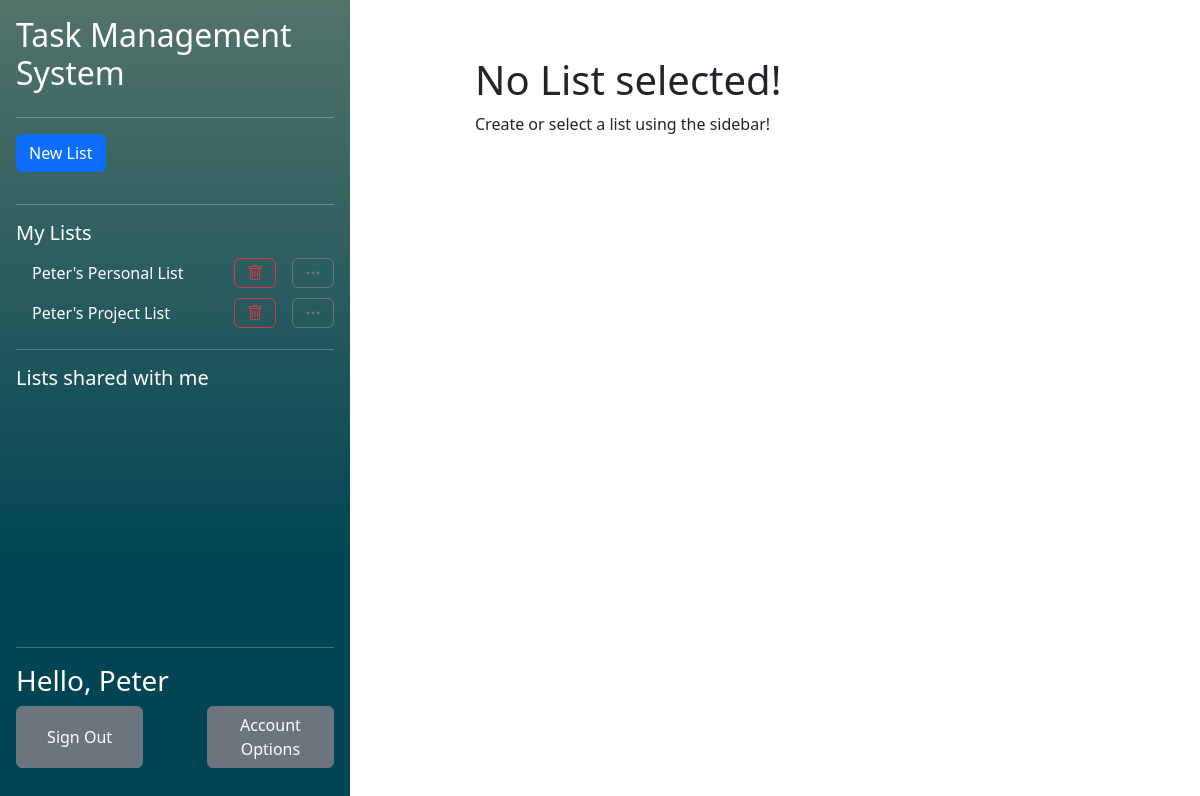
Screenshot of /php/index.php (signed in) with the database file from the repository.
### tables this page shows
CREATE TABLE "UserLists" (
	"user_id"	TEXT,
	"list_id"	TEXT,
	"collaborator"	INTEGER,
	"observer"	INTEGER,
	PRIMARY KEY("user_id","list_id"),
	FOREIGN KEY("user_id") REFERENCES "Users"("user_id") ON DELETE CASCADE ON UPDATE CASCADE,
	FOREIGN KEY("list_id") REFERENCES "Lists"("list_id") ON DELETE CASCADE ON UPDATE CASCADE
);

CREATE TABLE "Lists"
(
    list_id        INTEGER not null
        primary key autoincrement,
    list_name      TEXT    not null,
    list_completed REAL    not null
);

CREATE TABLE "Users" (
	"user_id"	INTEGER NOT NULL,
	"user_name"	TEXT NOT NULL UNIQUE,
	"email"	TEXT NOT NULL,
	"password_hash"	TEXT NOT NULL,
	"first_name"	TEXT NOT NULL,
	"last_name"	TEXT NOT NULL,
	PRIMARY KEY("user_id")
);

### php/functions/DatabaseFunctions.php (called while the page is built, shortened)
<?php
function getUIDFromCreds(){
    $db = new SQLite3("../db/database.db");
    $SQL = "SELECT user_id FROM Users WHERE password_hash = :creds";
    $stmt = $db->prepare($SQL);
    $stmt->bindValue(":creds", $_SESSION['credentials'], SQLITE3_TEXT);
    $result = $stmt->execute();
    while($row = $result->fetchArray()){
        $resultArray [] = $row;
    }
    return $resultArray[0]['user_id'];
}
function getOwnedListsForCurrentUser(){
    $uid = getUIDFromCreds();
    $db = new SQLite3("../db/database.db");
    $SQL = "SELECT list_id FROM  UserLists WHERE user_id = :uid AND collaborator = 0 AND observer = 0";
    $stmt = $db->prepare($SQL);
    $stmt->bindValue(":uid", $uid, SQLITE3_TEXT);
    $result = $stmt->execute();
    while($row = $result->fetchArray()){
        $resultArray [] = $row;
    }
    return $resultArray;
}
function getListNameFromID($listID){
    $db = new SQLite3("../db/database.db");
    $SQL = "SELECT list_name FROM Lists WHERE list_id = :lid";
    $stmt = $db->prepare($SQL);
    $stmt->bindValue(":lid", $listID, SQLITE3_TEXT);
    $result = $stmt->execute();
    while($row = $result->fetchArray()){
        $resultArray [] = $row;
    }
    if (!isset($resultArray)){
        return [[]];
    }
    return $resultArray;
}
function getFirstName(){
    $userid = getUIDFromCreds();
    $db = new SQLite3("../db/database.db");
    $SQL = "SELECT first_name FROM Users WHERE user_id = :userid";
    $stmt = $db->prepare($SQL);
    $stmt->bindValue(":userid", $userid, SQLITE3_TEXT);
    $result = $stmt->execute();
    while($row = $result->fetchArray()){
        $resultArray [] = $row;
    }
    return $resultArray[0]['first_name'];
}
?>

### php/components/ListList.php (the view, shortened to what this page needs)
<?php $ListIDInURL = isset($_GET['listid']) ? $_GET['listid'] : false;?>
<ul class="nav nav-pills flex-column mb-auto overflow-y-auto">
    <li class="hstack gap-3 pb-3">
        <button class="btn btn-primary"  data-bs-toggle="modal" data-bs-target="#NewListModal">New List</button>
    </li>
    <hr/>
    <h5>My Lists</h5>
    <?php
        foreach (getOwnedListsForCurrentUser() as $listID):
            if($listID[0] == $ListIDInURL):?>
                <li class="hstack gap-3 nav-link active text-white">
                    <div class="">
                        <?php echo getListNameFromID($listID[0])[0][0]?>
                    </div>
                    <button class="btn btn-danger ms-auto" onclick="location.href='listAction.php?action=delete&listid=<?php echo $ListIDInURL?>'"><i class="bi bi-trash"></i></button>
                    <button class="btn btn-secondary"  onclick="location.href='modifyList.php?listid=<?php echo $ListIDInURL?>'"><i class="bi bi-three-dots"></i></button>
                </li>
            <?php else:?>
                <li class="hstack gap-3">
                    <div class="nav-link text-white">
                        <a class="navbarList" href="<?php echo "index.php?listid=$listID[0]"?>">
                            <?php echo getListNameFromID($listID[0])[0][0]?>
                        </a>
                    </div>
                    <button class="btn btn-outline-danger ms-auto" onclick="location.href='listAction.php?action=delete&listid=<?php echo $ListIDInURL?>'"><i class="bi bi-trash"></i></button>
                    <button class="btn btn-outline-secondary" onclick="location.href='modifyList.php?listid=<?php echo $ListIDInURL?>'"><i class="bi bi-three-dots"></i></button>
                </li>
            <?php endif;?>
    <?php endforeach;?>
    <hr/>
    <h5>Lists shared with me</h5>
</ul>

### php/index.php (shortened to what this page needs)
<?php
    require ('functions/DatabaseFunctions.php');
    $name = getFirstName();
?>
<?php require "../css/css.php"?>
<?php require "components/pagetop.php"?>
<main class="d-flex flex-nowrap h-100">
    <div class="d-flex flex-column flex-shrink-0 p-3 background align-items-stretch h-100" style="width: 350px">
        <h2>Task Management System</h2>
        <hr/>
        <?php require 'components/ListList.php'?>
        <div class="mt-auto">
            <hr/>
            <h3>Hello, <?php echo $name?></h3>
            <form class="d-flex flex-row mb-3 justify-content-between" method="post" action="accountOptions.php">
                <button class="btn btn-secondary" style="width: 40%" type="submit" name="signOut" value="signOut">Sign Out</button>
                <button class="btn btn-secondary" style="width: 40%" type="submit">Account Options</button>
            </form>
        </div>
    </div>
    <div class="mx-auto w-50 m-5">
        <?php require 'components/TaskList.php'?>
    </div>
</main>

### css/index.css (style rules this page uses)
.background { background-image: linear-gradient(180deg, #53736A 0%, #014554 70%); color: white; }
.navbarList:link { text-decoration: none; color:white; }

### rows the page displays
userlists: list.list_name "Peter's Personal List"
userlists: list.list_name "Peter's Project List"
users: name "Peter"
